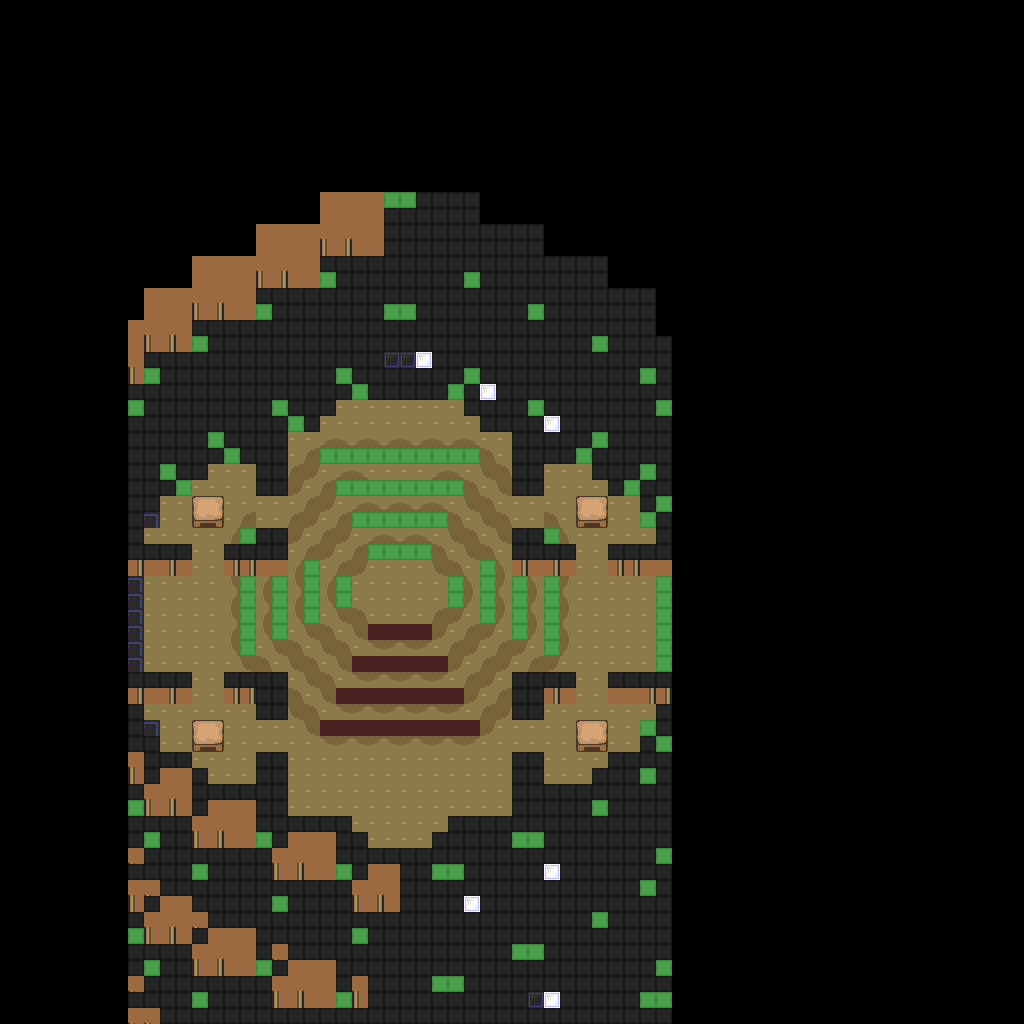

Below is a game level as drawn by its tile map, then a one-line description and the .tmx that defines it (tile-layer data replaced by summaries):
An orthogonal 64x64 tile map with 16x16 px tiles, 1 tile layer (base), 1 hidden layer not drawn and 20 objects.

<map version="1.10" tiledversion="1.12.1" orientation="orthogonal" renderorder="right-down" width="64" height="64" tilewidth="16" tileheight="16" infinite="0" nextlayerid="3" nextobjectid="21">
 <tileset firstgid="1" source="../classiciphone_pics4.tsx" />
 <layer id="1" name="base" width="64" height="64">
  <data>[4096 cells, 4096 non-empty, 162 distinct tile ids]</data>
 </layer>
 <layer id="2" name="collision" width="64" height="64" visible="0">
  <properties><property name="collision" value="true" /></properties>
  <data>[4096 cells, 3231 non-empty, 1 distinct tile ids]</data>
 </layer>
 <objectgroup id="3" name="npcs">
  <object id="1" x="144.0" y="384.0" width="16" height="16">
   <properties>
    <property name="script" type="string">-- Auto-converted from GraalScript
-- [CLIENT-SIDE — server no-op]
-- if (playerenters) {
-- addtiledef2 intreepics1.png,#L,1344,0;
-- }</property>
   </properties>
  </object>
  <object id="2" x="576.0" y="544.0" width="16" height="16">
   <properties>
    <property name="gani" value="block.png" />
    <property name="script" type="string">-- Auto-converted from GraalScript
-- function onPlayerChats(){
-- if (player.guild == "Game Coordinator"){
-- if (player.chat == "Open 2") {hide();}
-- else if (player.chat == "Close 2") {show();}
-- else if(player.chat == "start"){
self.timer=20
-- setTimer(1);
end
end
end
-- function onTimeOut(){
-- if(this.timer&gt;0){
-- chat=this.timer;
self.timer--
-- setTimer(1);
end
-- else hide();
end
-- [CLIENT-SIDE — server no-op]
-- if (created) {
-- setshape 1,32,32;
-- }</property>
   </properties>
  </object>
  <object id="3" x="256.0" y="496.0" width="16" height="16">
   <properties>
    <property name="gani" value="block.png" />
    <property name="script" type="string">-- Auto-converted from GraalScript
-- function onPlayerChats(){
-- if (player.guild == "Game Coordinator"){
-- if (player.chat == "Open 1") {hide();}
-- else if (player.chat == "Close 1") {show();}
-- else if(player.chat == "start"){
self.timer=10
-- setTimer(1);
end
end
end
-- function onTimeOut(){
-- if(this.timer&gt;0){
-- chat=this.timer;
self.timer--
-- setTimer(1);
end
-- else hide();
end
-- [CLIENT-SIDE — server no-op]
-- if (created) {
-- setshape 1,32,32;
-- }</property>
   </properties>
  </object>
  <object id="4" x="512.0" y="496.0" width="16" height="16">
   <properties>
    <property name="gani" value="block.png" />
    <property name="script" type="string">-- Auto-converted from GraalScript
-- function onPlayerChats(){
-- if (player.guild == "Game Coordinator"){
-- if (player.chat == "Open 2") {hide();}
-- else if (player.chat == "Close 2") {show();}
-- if(player.chat == "start"){
self.timer=20
-- setTimer(1);
end
end
end
-- function onTimeOut(){
-- if(this.timer&gt;0){
-- chat=this.timer;
self.timer--
-- setTimer(1);
end
-- else hide();
end
-- [CLIENT-SIDE — server no-op]
-- if (created) {
-- setshape 1,32,32;
-- }</property>
   </properties>
  </object>
  <object id="5" x="192.0" y="544.0" width="16" height="16">
   <properties>
    <property name="gani" value="block.png" />
    <property name="script" type="string">-- Auto-converted from GraalScript
-- function onPlayerChats(){
-- if (player.guild == "Game Coordinator"){
-- if (player.chat == "Open 1") {hide();}
-- else if (player.chat == "Close 1") {show();}
-- if(player.chat == "start"){
self.timer=10
-- setTimer(1);
end
end
end
-- function onTimeOut(){
-- if(this.timer&gt;0){
-- chat=this.timer;
self.timer--
-- setTimer(1);
end
-- else hide();
end
-- [CLIENT-SIDE — server no-op]
-- if (created) {
-- setshape 1,32,32;
-- }</property>
   </properties>
  </object>
  <object id="6" x="256.0" y="720.0" width="16" height="16">
   <properties>
    <property name="gani" value="block.png" />
    <property name="script" type="string">-- Auto-converted from GraalScript
-- function onPlayerChats(){
-- if (player.guild == "Game Coordinator"){
-- if (player.chat == "Open 3") {hide();}
-- else if (player.chat == "Close 3") {show();}
-- if(player.chat == "start"){
self.timer=30
-- setTimer(1);
end
end
end
-- function onTimeOut(){
-- if(this.timer&gt;0){
-- chat=this.timer;
self.timer--
-- setTimer(1);
end
-- else hide();
end
-- [CLIENT-SIDE — server no-op]
-- if (created) {
-- setshape 1,32,32;
-- }</property>
   </properties>
  </object>
  <object id="7" x="576.0" y="672.0" width="16" height="16">
   <properties>
    <property name="gani" value="block.png" />
    <property name="script" type="string">-- Auto-converted from GraalScript
-- function onPlayerChats(){
-- if (player.guild == "Game Coordinator"){
-- if (player.chat == "Open 4") {hide();}
-- else if (player.chat == "Close 4") {show();}
-- if(player.chat == "start"){
self.timer=40
-- setTimer(1);
end
end
end
-- function onTimeOut(){
-- if(this.timer&gt;0){
-- chat=this.timer;
self.timer--
-- setTimer(1);
end
-- else hide();
end
-- [CLIENT-SIDE — server no-op]
-- if (created) {
-- setshape 1,32,32;
-- }</property>
   </properties>
  </object>
  <object id="8" x="48.0" y="560.0" width="16" height="16">
   <properties>
    <property name="script" type="string">-- Auto-converted from GraalScript
-- join("level_sparlevel");</property>
   </properties>
  </object>
  <object id="9" x="48.0" y="608.0" width="16" height="16">
   <properties>
    <property name="script" type="string">-- Auto-converted from GraalScript
-- if (playerchats &amp;&amp; strequals(#g,Game Coordinator)) {
-- if (strequals(#c,start)) save[0] = 1;
-- if (strequals(#c,Stop)) save[0] = 0;
-- if (strequals(#c,pause on)) save[1] = 1;
-- if (strequals(#c,pause off)) save[1] = 0;
-- if (strequals(#c,commands)) say2
-- Commands are:
-- #bstart
-- #bstop
-- #bpause on
-- #bpause off;
end
-- [CLIENT-SIDE — server no-op]
-- if (playerenters || timeout) {
-- if (!strequals(#g,Game Coordinator)) {
-- if (save[1] == 0) movement_handlepause = 0.1;
-- if (save[0] == 0) {
-- movement_handleitems = 0.1;
-- movement_handlesword = 0.1;
-- }
-- elseif (save[0] == 1) {
-- // dont do anything
-- }
-- }
-- }
-- timeout = 0.05;</property>
   </properties>
  </object>
  <object id="10" x="48.0" y="512.0" width="16" height="16">
   <properties>
    <property name="script" type="string">-- Auto-converted from GraalScript
-- join("gc_level_sparring");</property>
   </properties>
  </object>
  <object id="11" x="224.0" y="688.0" width="16" height="16">
   <properties>
    <property name="script" type="string">-- Auto-converted from GraalScript
-- [CLIENT-SIDE — server no-op]
-- if (created) {
-- setshape 1,32,16;
-- }</property>
   </properties>
  </object>
  <object id="12" x="128.0" y="560.0" width="16" height="16">
   <properties>
    <property name="script" type="string">-- Auto-converted from GraalScript
-- [CLIENT-SIDE — server no-op]
-- if (created) {
-- setshape 1,64,16;
-- }</property>
   </properties>
  </object>
  <object id="13" x="608.0" y="560.0" width="16" height="16">
   <properties>
    <property name="script" type="string">-- Auto-converted from GraalScript
-- [CLIENT-SIDE — server no-op]
-- if (created) {
-- setshape 1,64,16;
-- }</property>
   </properties>
  </object>
  <object id="14" x="608.0" y="688.0" width="16" height="16">
   <properties>
    <property name="script" type="string">-- Auto-converted from GraalScript
-- [CLIENT-SIDE — server no-op]
-- if (created) {
-- setshape 1,64,16;
-- }</property>
   </properties>
  </object>
  <object id="15" x="512.0" y="560.0" width="16" height="16">
   <properties>
    <property name="script" type="string">-- Auto-converted from GraalScript
-- [CLIENT-SIDE — server no-op]
-- if (created) {
-- setshape 1,64,16;
-- }</property>
   </properties>
  </object>
  </objectgroup>
</map>
<!-- 5 of 20 objects omitted -->
